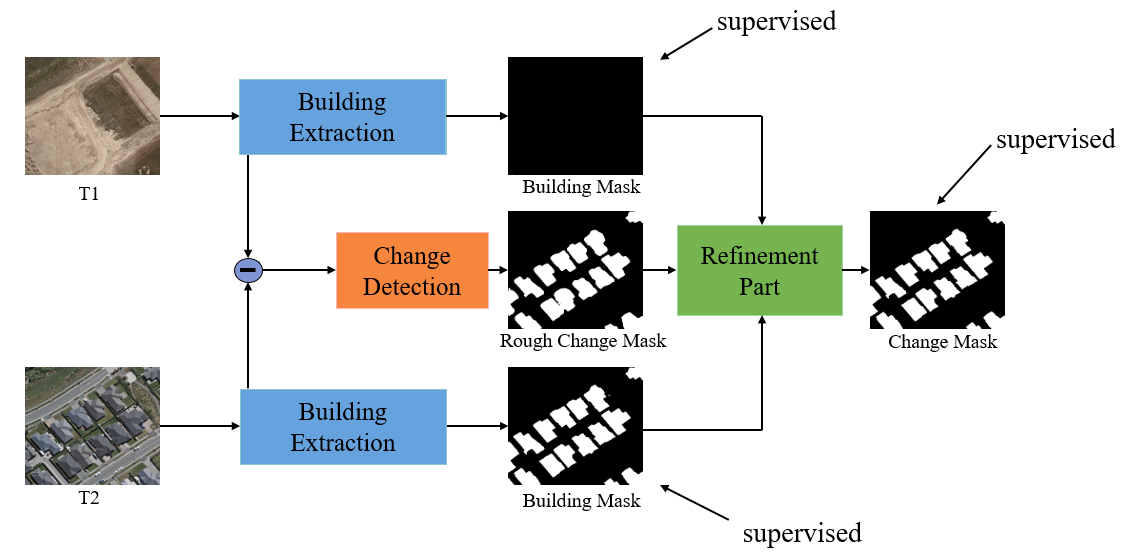
#> input picture Change_Detection/Building_CD_v3/WHU-Building/Ascend/1chip/code/image.png, 1124 x 558 px; its folder holds only this picture in this run
$ python -i preprocess.py   (imports and definitions only)
#> lines starting #> are read from the running program, lines starting #| are printed output that depends on the picture
#> further down, picture is the input picture: PIL image 1124x558 RGBA; mean R, G, B, A 212.8, 214.8, 213.5, 255
# Copyright 2021, 2022, 2023 LuoJiaNET Research and Development Group, Wuhan University
# Copyright 2021, 2022, 2023 Huawei Technologies Co., Ltd
#
# Licensed under the Apache License, Version 2.0 (the "License");
# you may not use this file except in compliance with the License.
# You may obtain a copy of the License at
#
# http://www.apache.org/licenses/LICENSE-2.0
#
# Unless required by applicable law or agreed to in writing, software
# distributed under the License is distributed on an "AS IS" BASIS,
# WITHOUT WARRANTIES OR CONDITIONS OF ANY KIND, either express or implied.
# See the License for the specific language governing permissions and
# limitations under the License.
# ============================================================================

"""
data preprocesses.
"""

from __future__ import print_function

import os

os.environ["TF_CPP_MIN_LOG_LEVEL"] = '2'
import time
import glob
import random
import math
import re
import sys
import cv2
import numpy as np
import random
import urllib
from PIL import Image, ImageEnhance, ImageOps, ImageFile


# [209 lines left out: functions load_pfm, write_pfm, save_pfm, scale_camera, scale_mvs_camera, scale_image and 4 more, not called in this run]


# data augment
def image_augment(image):
    image = randomColor(image)
    # image = randomGaussian(image, mean=0.2, sigma=0.3)

    return image


def randomColor(image):
    random_factor = np.random.randint(1, 301) / 100.
    color_image = ImageEnhance.Color(image).enhance(random_factor)  # Image Color
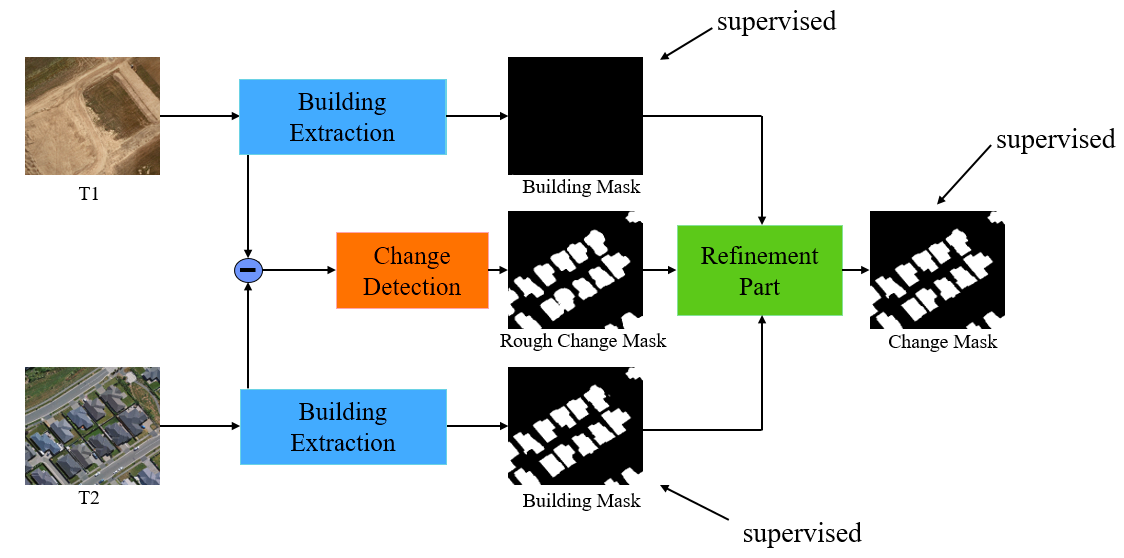
#> color_image: PIL image 1124x558 RGBA; mean R, G, B, A 211, 215.3, 212.3, 255
    random_factor = np.random.randint(10, 201) / 100.
    brightness_image = ImageEnhance.Brightness(color_image).enhance(random_factor)  # Image Brightness
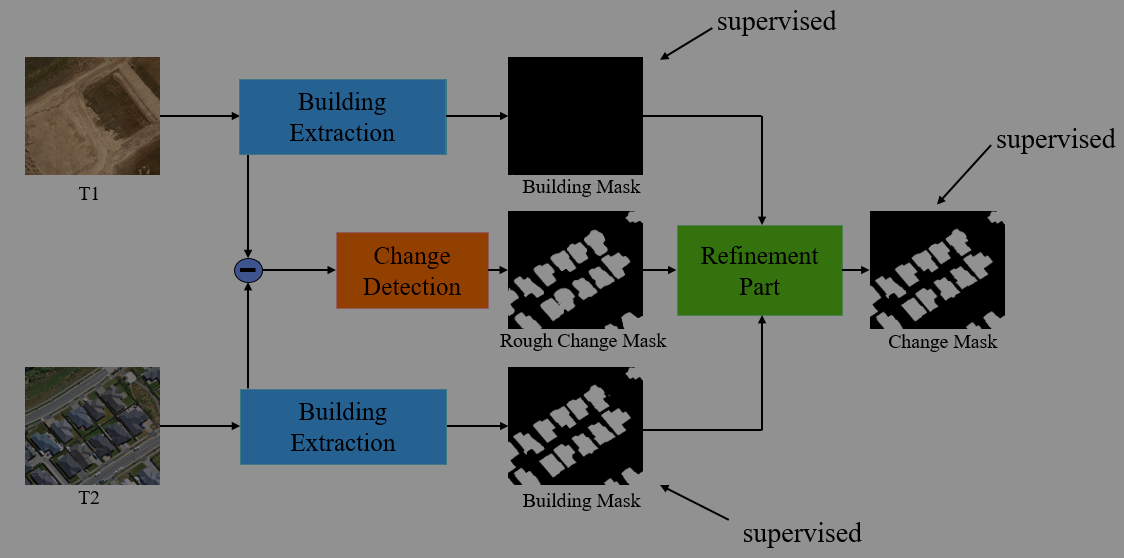
#> brightness_image: PIL image 1124x558 RGBA; mean R, G, B, A 119.9, 122.4, 120.7, 255
    random_factor = np.random.randint(10, 201) / 100.
    contrast_image = ImageEnhance.Contrast(brightness_image).enhance(random_factor)  # Image Contrast
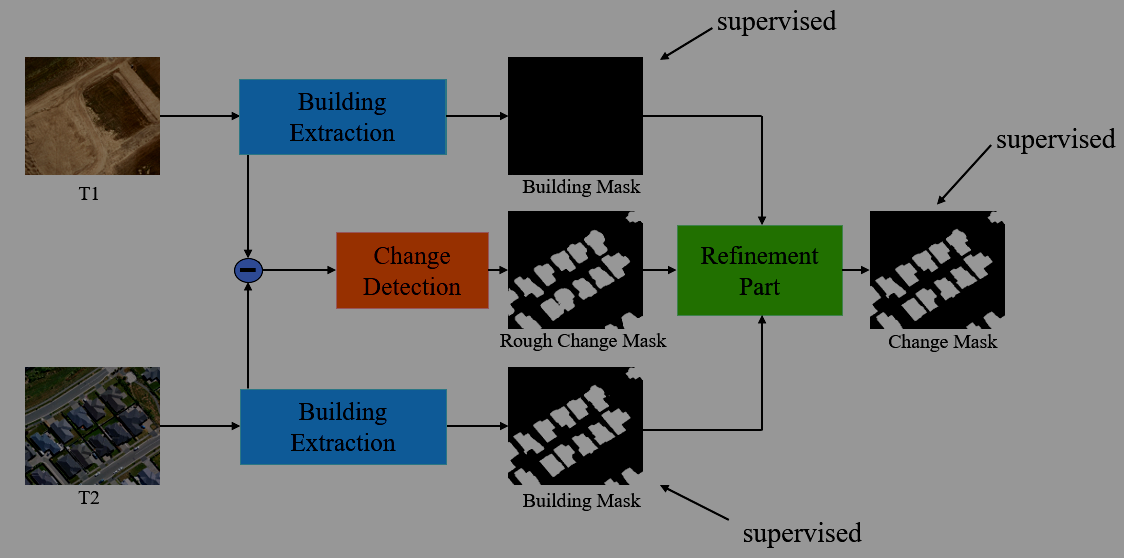
#> contrast_image: PIL image 1124x558 RGBA; mean R, G, B, A 122.2, 125.3, 124.1, 255
    random_factor = np.random.randint(0, 301) / 100.
    sharpness_image = ImageEnhance.Sharpness(contrast_image).enhance(random_factor)  # Image Sharpness

    return sharpness_image


# [17 lines left out: function randomGaussian, not called in this run]

>>> from PIL import Image
>>> picture = Image.open('../../../../../../../Change_Detection/Building_CD_v3/WHU-Building/Ascend/1chip/code/image.png')
>>> result = image_augment(picture)
